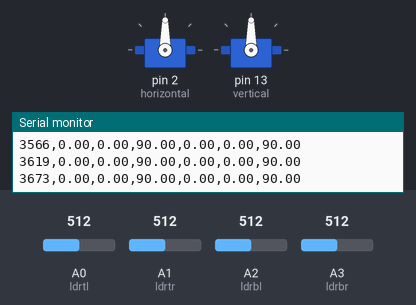
Bench run of a sketch on a simulated Arduino Uno, built with avr-gcc and run on an emulated ATmega328P. Shown: 2 × servo, the last lines printed to the serial monitor. Inputs (shaded band) come from the test bench; at power-on: A0 (ldrtl) = 512, A2 (ldrbl) = 512, A1 (ldrtr) = 512, A3 (ldrbr) = 512.

Above: at 3.7 s.
3.8 s: A0 (ldrtl) set to 703
At 4.8 s:
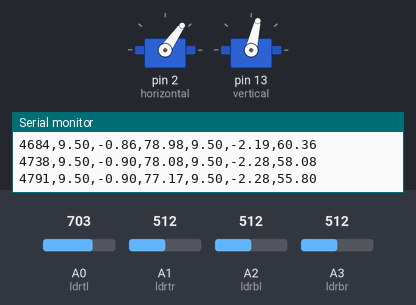
6.8 s: A0 (ldrtl) set to 728
At 8.0 s:
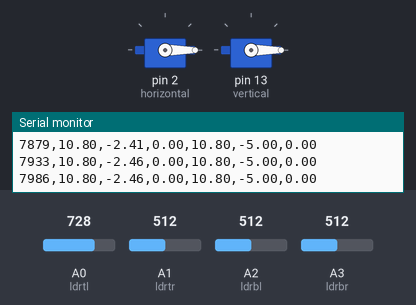
9.8 s: A0 (ldrtl) set to 170
At 11.77 s:
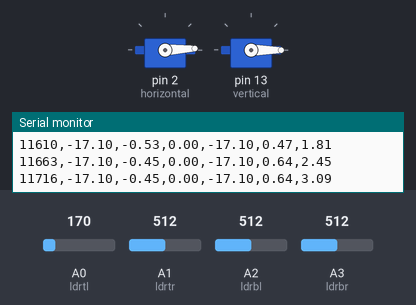
12.8 s: A2 (ldrbl) set to 378
At 13.5 s:
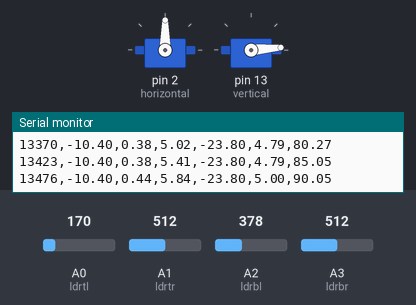
15.8 s: A2 (ldrbl) set to 360
18.8 s: A1 (ldrtr) set to 992
Timing chart, 0 to 22.8 s (numbered marks = the images above; inputs shaded):
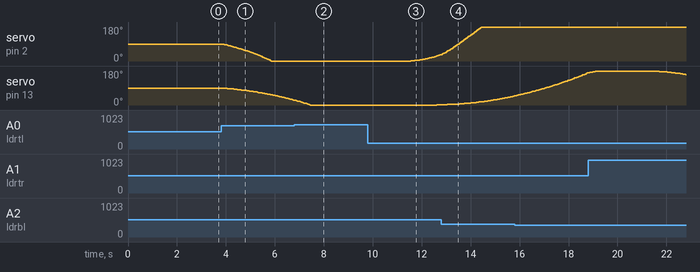

Measured:
- the behaviour switches between 711 and 712 on A0 (ldrtl) (found by bisection; images 1 and 2)
- after the input at 3.8 s, servo on pin 2 (horizontal): moves from 90° to 0° over 2.0 s, starting after 0.09 s; servo on pin 13 (vertical): moves from 90° to 26° over 2.9 s, starting after 0.09 s
- after the input at 6.8 s, servo on pin 13 (vertical): goes on until 7.5 s, then stays 0°
- after the input at 9.8 s, servo on pin 2 (horizontal): moves from 0° to 34° over 1.2 s, starting after 1.8 s; servo on pin 13 (vertical): 0° → 1° after 2.8 s, → 2° 0.16 s later

The sketch:

Solar_Panel_Light_Tracker.ino
```cpp
#include <Servo.h>
#include <PID_v1.h>

//----------------
// PID VARIABLES
//----------------

double Setpoint; // Same for both, zero

// Vertical PID variables
double Input_Vert, Output_Vert;
double KpV = 0.05, KiV = 0.05, KdV = 0.0;

// Horizontal PID variables
double Input_Hori, Output_Hori;
double KpH = 0.15, KiH = 0.1, KdH = 0.0;

// PID controllers
PID myPID_Vert(&Input_Vert, &Output_Vert, &Setpoint, KpV, KiV, KdV, DIRECT);
PID myPID_Hori(&Input_Hori, &Output_Hori, &Setpoint, KpH, KiH, KdH, DIRECT);

Servo vertical; // Vertical Servo Motor
double servovert = 90.0;  // Double allows for smoother motion - decimal points of degree changes!
int servovertLimitHigh = 150;
int servovertLimitLow = 30;

Servo horizontal; // Horizontal Servo Motor
double servohori = 90.0;
int servohoriLimitHigh = 180;
int servohoriLimitLow = 0;

// LDR pin connections
int ldrtl = A0; // Top Left LDR
int ldrtr = A1; // Top Right LDR
int ldrbl = A2; // Bottom Left LDR
int ldrbr = A3; // Bottom Right LDR

void setup() {

  Serial.begin(9600); // Set Baud rate for Serial data

// Delay for Setting Up Serial Monitoring (ONLY When Recording Data)
//Serial.println("Waiting 10 seconds before starting...");
//delay(10000);  // 10-second pause

  //----------------------
  // SERVO SETUP
  //----------------------
  horizontal.attach(2);
  vertical.attach(13);

  // Initialize Servos at 90 Degrees
  horizontal.write(90);
  vertical.write(90);

  delay(2500); // Let system settle

  //----------------------
  // VERTICAL PID SETUP
  //----------------------
  Setpoint = 0; // Goal: equal light in all 4 Quadrants (Panel Recieving Maximum Light)
  myPID_Vert.SetMode(AUTOMATIC); // Turn PID on
  myPID_Vert.SetTunings(KpV, KiV, KdV); // Adjust PID values
  myPID_Vert.SetOutputLimits(-5, 5); // Limit how much the servo can change per loop

  //----------------------
  // Horizontal PID SETUP
  //----------------------
  myPID_Hori.SetMode(AUTOMATIC); // Turn PID on
  myPID_Hori.SetTunings(KpH, KiH, KdH); // Adjust PID values
  myPID_Hori.SetOutputLimits(-5, 5); // Limit how much the servo can change per loop

}

void loop() {

  // Read LDR analog values
  int ld = analogRead(ldrbl); // Bottom left
  int rd = analogRead(ldrbr); // Bottom right
  int lt = analogRead(ldrtl); // Top left
  int rt = analogRead(ldrtr); // Top right

  // Comput average value of sensors
  int avt = (lt + rt) / 2; // Average value of top sensors
  int avd = (ld + rd) / 2; // Average value of bottom sensors
  int avl = (lt + ld) / 2; // Average value of left sensors
  int avr = (rt + rd) / 2; // Average value of right sensors

  // ------------------------------------------------------------------------------
  // Error Values. Ideally, we want the difference between the top and bottom
  // (Vertical) and left and right (Horizontal) to be 0 (equal light = max light)
  // ------------------------------------------------------------------------------
  int dvert = avt - avd; // Difference between top and bottom: Vertical Error
  int dhori = avl - avr; // Difference between left and right: Horizontal Error


  // Scale and set PID input
  Input_Vert = (double)(dvert) / 10;  // Scale input down - typically around 600-700 due to ADC conversion (5/2^10)
  Input_Hori = (double)(dhori) / 10;

  // Compute PID correction
  myPID_Vert.Compute();
  myPID_Hori.Compute();

  // Apply PID output to vertical servo position
  servovert += Output_Vert;
  servovert = constrain(servovert, servohoriLimitLow, servohoriLimitHigh); // Limit position to 30-150 degrees
  vertical.write(servovert);

  // Apply PID output to horizontal servo position
  servohori += Output_Hori;
  servohori = constrain(servohori, servohoriLimitLow, servohoriLimitHigh); // Limit position to 0-180 degrees
  horizontal.write(servohori);

  // -----------------------------
  // Serial CSV Logging (for Serial)
  // -----------------------------
  Serial.print(millis());         // Time (ms)
  Serial.print(",");
  Serial.print(Input_Vert);      // Vertical error (PID input)
  Serial.print(",");
  Serial.print(Output_Vert);     // Vertical PID output
  Serial.print(",");
  Serial.print(servovert);       // Vertical servo position
  Serial.print(",");
  Serial.print(Input_Hori);      // Horizontal error
  Serial.print(",");
  Serial.print(Output_Hori);     // Horizontal PID output
  Serial.print(",");
  Serial.println(servohori);     // Horizontal servo position

  delay(50); // Allow time for response, ~20 updates per second
}
```
